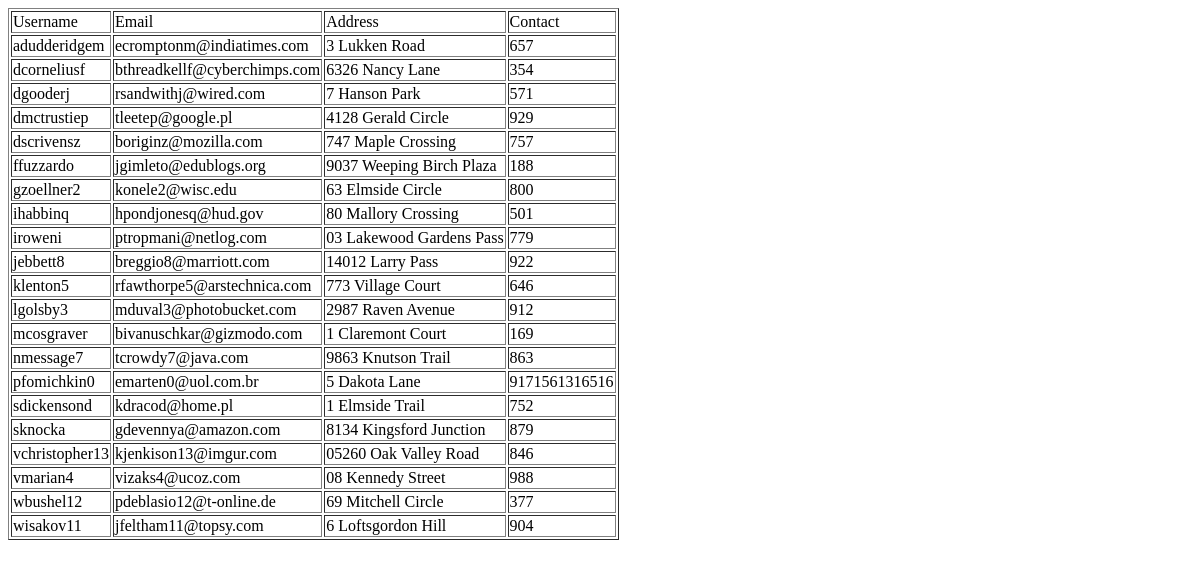
Page /admin/DonorData.php on the earlier database version.
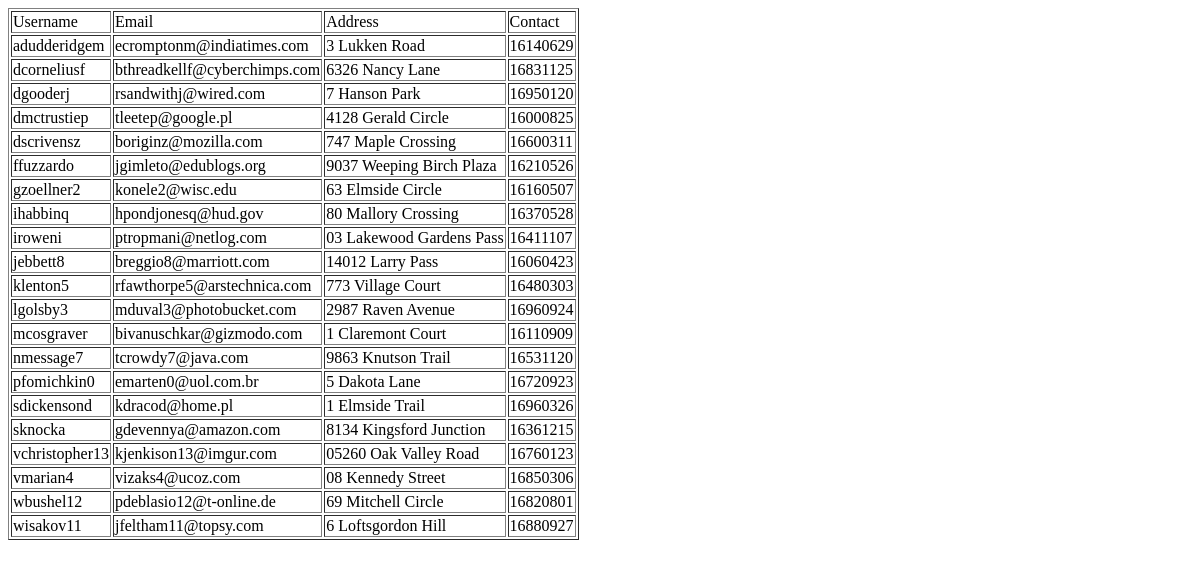
Same page on the later database version.
### tables this page shows
CREATE TABLE `userprofile` (
  `user_id` int(11) NOT NULL,
  `profile_pic` text NOT NULL,
  `username` text NOT NULL,
  `email` text NOT NULL,
  `password` text NOT NULL,
  `address` text NOT NULL,
  `contact_no` bigint(20) NOT NULL,
  `create_date` date NOT NULL,
  `create_time` time NOT NULL,
  `role` char(5) NOT NULL,
  `flag` tinyint(1) NOT NULL
);

### admin/Donorinfo.php (the view, shortened to what this page needs)
<?php
include '../src/db/connection.php';
$sql = "SELECT * FROM userprofile Where role='Donor'order by username";
$result = $conn->query($sql);
if ($result->num_rows > 0) {
	echo "<table border='1'>"."<tr>"."<td>"."Username"."</td>"."<td>"."Email"."</td>"."<td>"."Address"."</td>"."<td>"."Contact"."</td>"."</tr>";
 while($row = $result->fetch_assoc()) {
        echo "<tr>"."<td>".$row["username"]."</td>"."<td>".$row["email"]."</td>"."<td>".$row["address"]."</td>" ."<td>".$row["contact_no"]."</td>" ."</tr>";
    }
} else {
    echo "0 results";
}
?>

### admin/DonorData.php (shortened to what this page needs)
<!DOCTYPE html>
<html>
    <head>
    </head>
    <body>
	<?php include "Donorinfo.php"; ?>
	</body>
</html>

Differences in the rows shown:
changed userprofile "adudderidgem": contact_no "657" → "16140629"
changed userprofile "dcorneliusf": contact_no "354" → "16831125"
changed userprofile "dgooderj": contact_no "571" → "16950120"
changed userprofile "dmctrustiep": contact_no "929" → "16000825"
changed userprofile "dscrivensz": contact_no "757" → "16600311"
changed userprofile "ffuzzardo": contact_no "188" → "16210526"
changed userprofile "gzoellner2": contact_no "800" → "16160507"
changed userprofile "ihabbinq": contact_no "501" → "16370528"
changed userprofile "iroweni": contact_no "779" → "16411107"
changed userprofile "jebbett8": contact_no "922" → "16060423"
changed userprofile "klenton5": contact_no "646" → "16480303"
changed userprofile "lgolsby3": contact_no "912" → "16960924"
changed userprofile "mcosgraver": contact_no "169" → "16110909"
changed userprofile "nmessage7": contact_no "863" → "16531120"
changed userprofile "pfomichkin0": contact_no "9171561316516" → "16720923"
changed userprofile "sdickensond": contact_no "752" → "16960326"
changed userprofile "sknocka": contact_no "879" → "16361215"
changed userprofile "vchristopher13": contact_no "846" → "16760123"
changed userprofile "vmarian4": contact_no "988" → "16850306"
changed userprofile "wbushel12": contact_no "377" → "16820801"
changed userprofile "wisakov11": contact_no "904" → "16880927"
